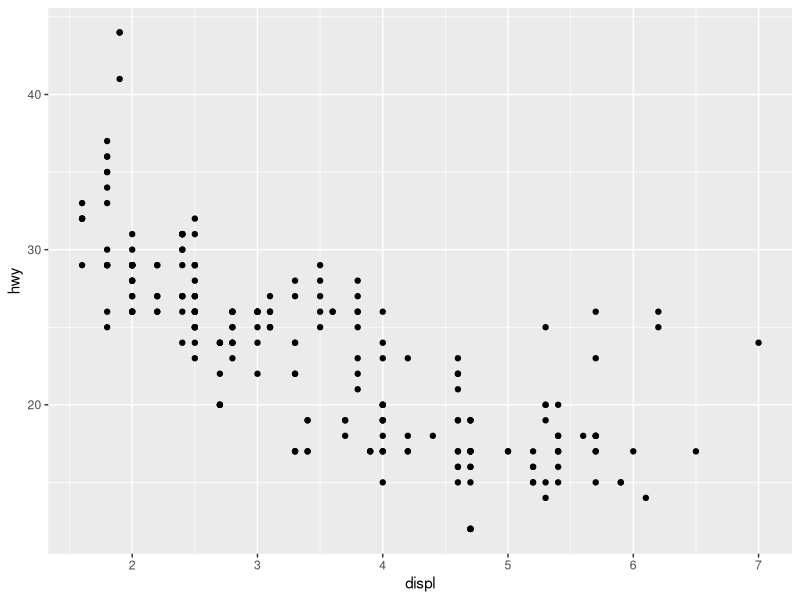
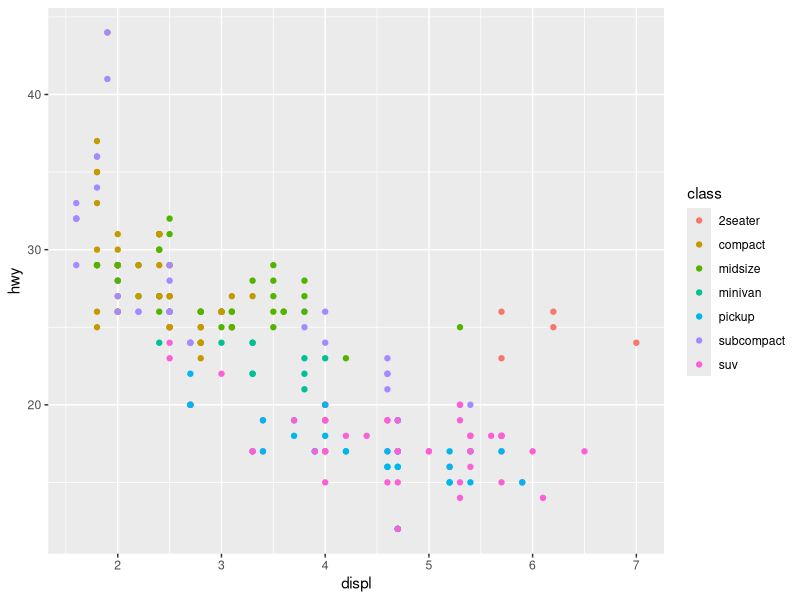
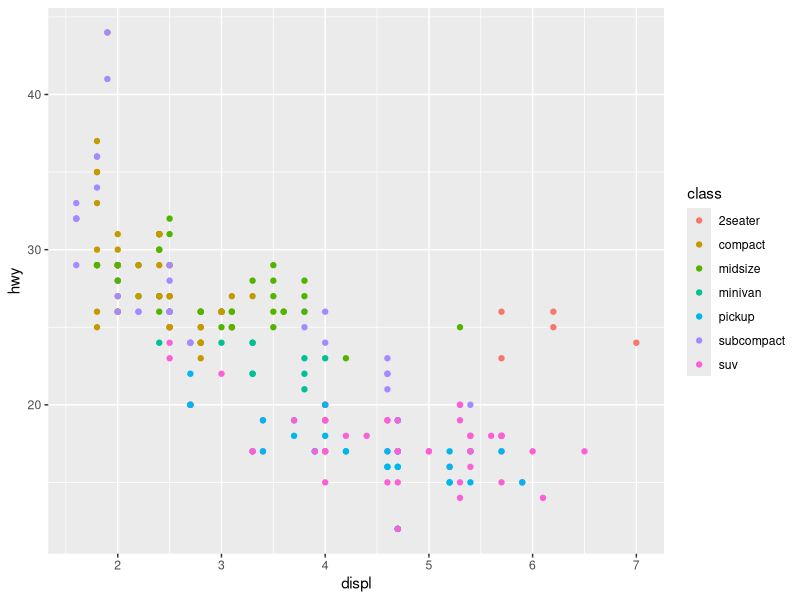
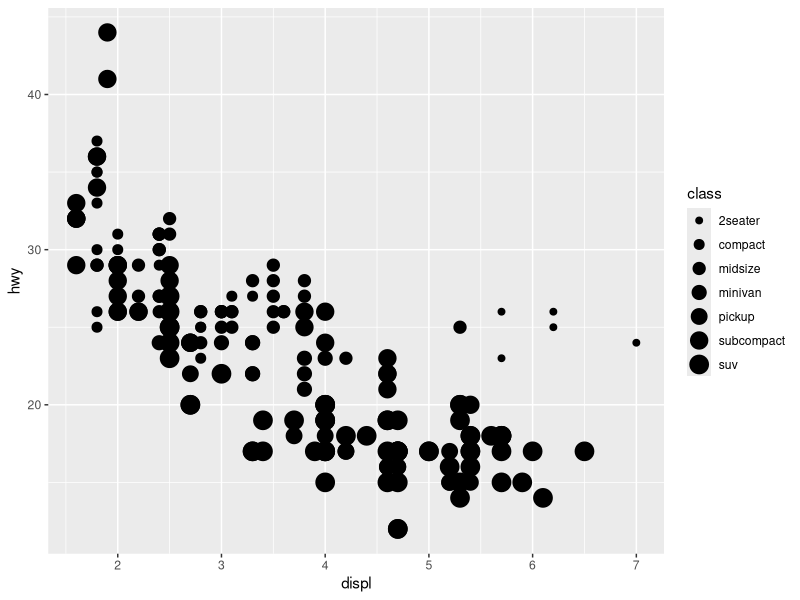
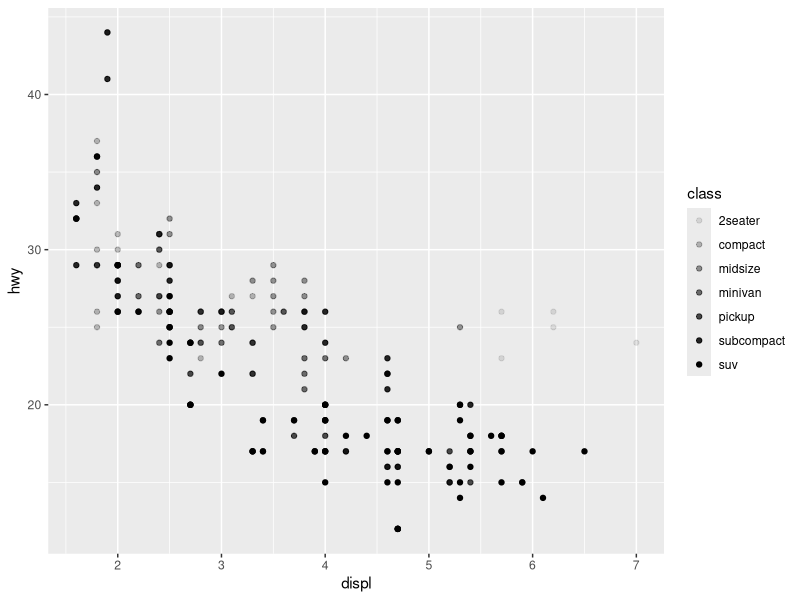
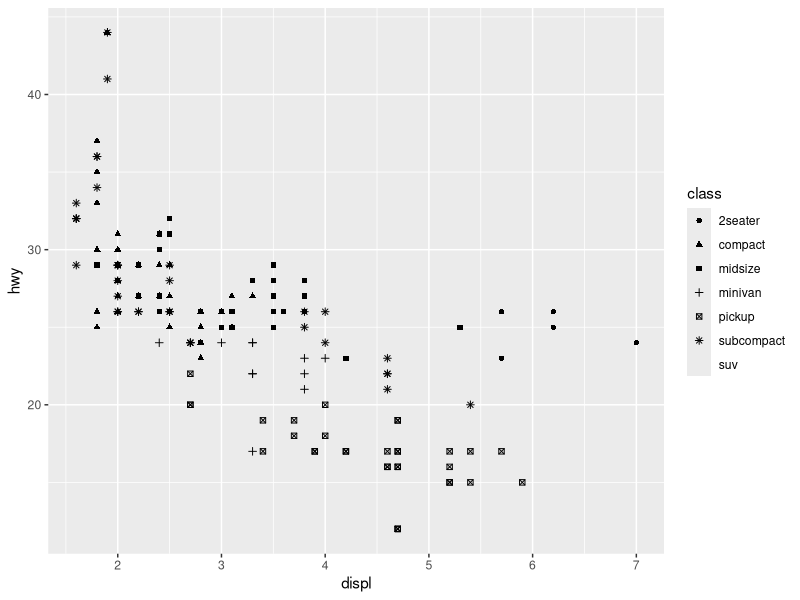
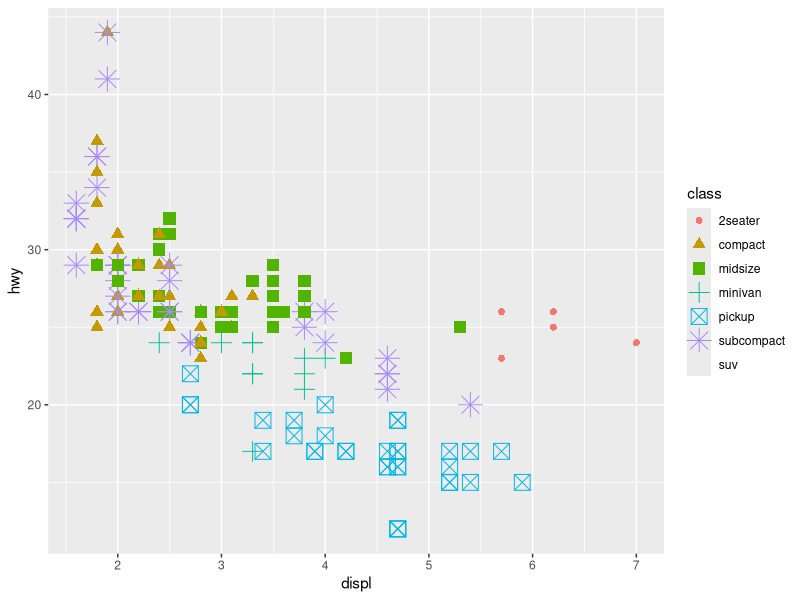
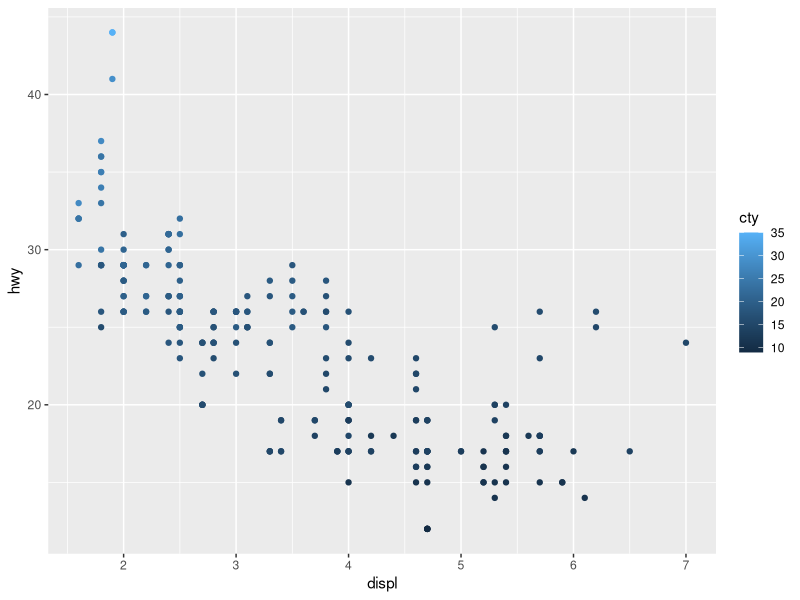

Reproduce these figures in R, in order.
## ---- chunk 1
knitr::opts_chunk$set(echo = TRUE)
## ---- chunk 2
library(ggplot2)
head(mpg)
## ---- chunk 3
ggplot(data = mpg) + 
  geom_point(mapping = aes(x = displ, y = hwy))
## ---- chunk 4
ggplot(data = mpg) + 
  geom_point(mapping = aes(x = displ, y = hwy,
                           color = class))
## ---- chunk 5
ggplot(data = mpg) + 
  geom_point(mapping = aes(x = displ, y = hwy,
                           color = class))
## ---- chunk 6
ggplot(data = mpg) + 
  geom_point(mapping = aes(x = displ, y = hwy,
                           size = class))
## ---- chunk 7
ggplot(data = mpg) + 
  geom_point(mapping = aes(x = displ, y = hwy,
                           alpha = class))
## ---- chunk 8
ggplot(data = mpg) + 
  geom_point(mapping = aes(x = displ, y = hwy,
                           shape = class))
## ---- chunk 9
ggplot(data = mpg) + 
  geom_point(mapping = aes(x = displ, y = hwy,
                           color = class, shape = class, size = class))
## ---- chunk 10
ggplot(data = mpg) + 
  geom_point(mapping = aes(x = displ, y = hwy,
                           color = cty))
## ---- chunk 11
ggplot(data = mpg) + 
  geom_point(mapping = aes(x = displ, y = hwy,
                           size = cty))
## ---- chunk 12
ggplot(data = mpg) + 
  geom_point(mapping = aes(x = displ, y = hwy),
             color = "blue")
## ---- chunk 13
ggplot(data = mpg) + 
  geom_smooth(mapping = aes(x = displ, y = hwy))
